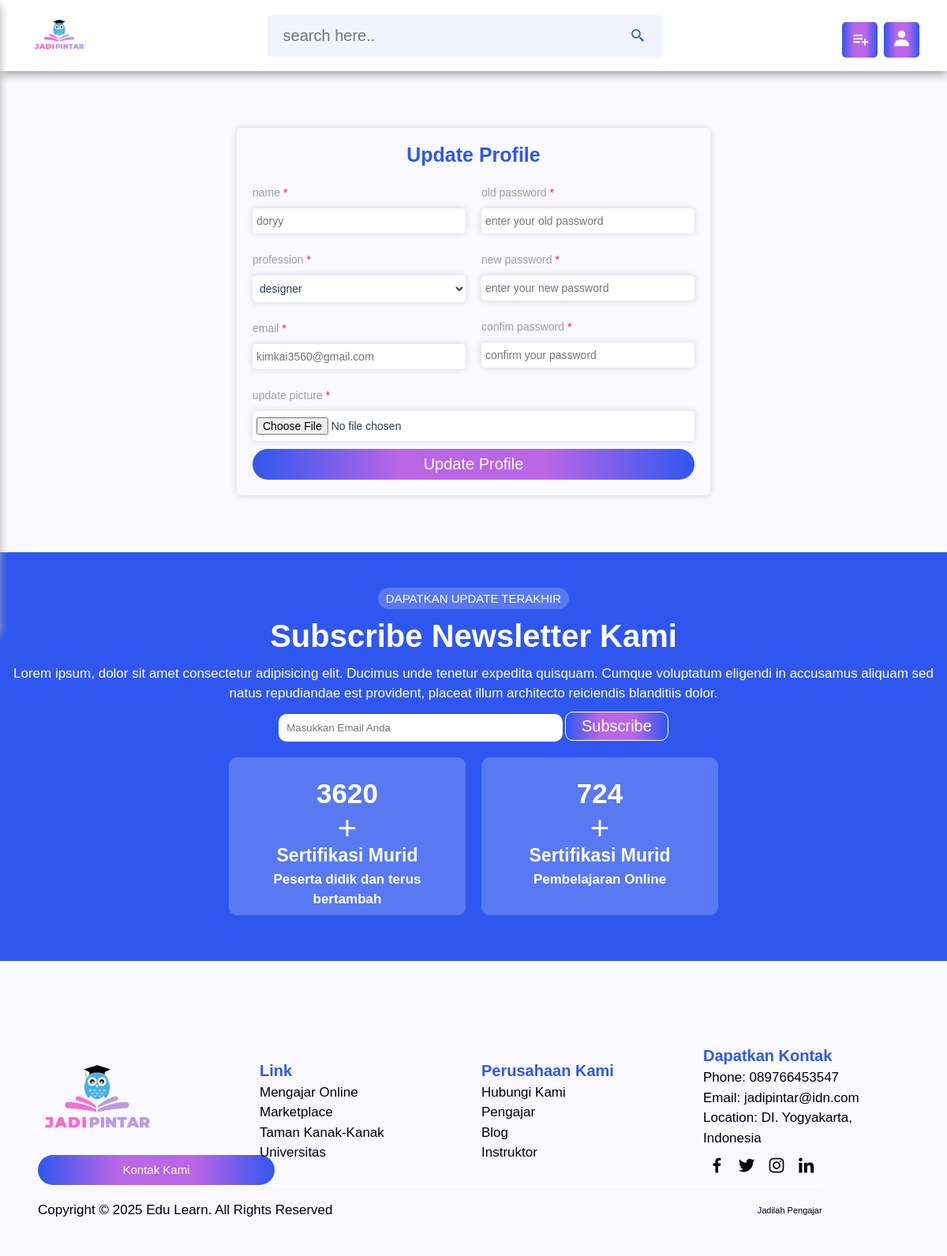
/admin/update.php (signed in), run on the app's committed database.
### tables this page shows
CREATE TABLE `tutors` (
  `id` varchar(20) NOT NULL,
  `name` varchar(50) NOT NULL,
  `profession` varchar(50) NOT NULL,
  `email` varchar(50) NOT NULL,
  `password` varchar(50) NOT NULL,
  `image` varchar(100) NOT NULL
);

### admin/update.php (the view, shortened to what this page needs)
<?php
    include '../components/connect.php';
 ?>
<!DOCTYPE html>
<html lang="en">
<head>
     <link href='https://unpkg.com/boxicons@2.1.4/css/boxicons.min.css' rel='stylesheet'>
</head>
<body>
     <?php include '../components/admin_header.php'?>
    <div class="form-container" style="min-height: calc(100vh - 19rem); padding: 5rem 0;">
        <form action="" method="post" enctype="multipart/form-data" class="register">
            <h3>Update Profile</h3>
            <div class="form-flex">
                <div class="col">
                    <p>name <span>*</span></p>
                    <input type="text" name="name" placeholder="<?= $fetch_profile['name']; ?>" maxlength="50" required class="box">
                    <p>profession <span>*</span></p>
                    <select name="profession" required class="box">
                        <option value="" disabled selected><?= $fetch_profile['profession']; ?></option>
                    </select>
                    <p>email  <span>*</span></p>
                    <input type="email" name="email" placeholder="<?= $fetch_profile['email']; ?>" maxlength="50" required class="box">
                </div>
                <div class="col">
                        <p>old password <span>*</span></p>
                        <input type="password" name="old_pass" placeholder="enter your old password" maxlength="20" required class="box">
                        <p>new password <span>*</span></p>
                        <input type="password" name="new_pass" placeholder="enter your new password" maxlength="20" required class="box">
                        <p>confim password <span>*</span></p>
                        <input type="password" name="cpass" placeholder="confirm your password" maxlength="20" required class="box">
                </div>
            </div>
               <p>update picture <span>*</span></p>
               <input type="file" name="image" accept="image/*" maxlength="20" class="box">
               <input type="submit" name="submit" class="btn" value="update profile">
        </form>
    </div>
     <?php include '../components/footer.php'?>
</body>
</html>

### data on the page
tutors: name "doryy", profession "designer", email "kimkai3560@gmail.com"
